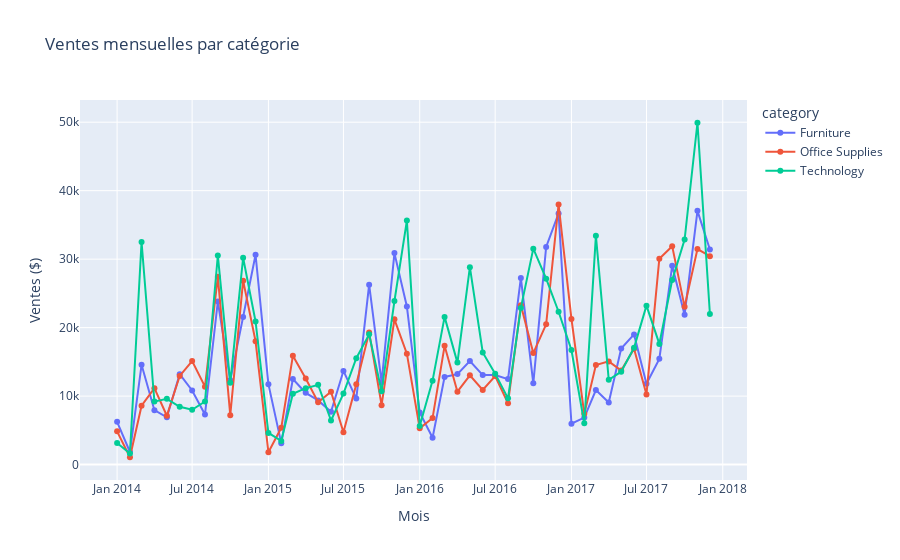

Notebook code for this chart:
### Code cell
import plotly.express as px

monthly_sales = df.copy()
monthly_sales['order_month'] = monthly_sales['order_date'].dt.to_period('M').astype(str)
monthly_summary = monthly_sales.groupby(['order_month', 'category'])['sales'].sum().reset_index()

fig = px.line(
    monthly_summary,
    x='order_month',
    y='sales',
    color='category',
    title="Ventes mensuelles par catégorie",
    markers=True
)
fig.update_layout(xaxis_title="Mois", yaxis_title="Ventes ($)")
fig.show()

### Figure 1 — Plotly figure (JSON) as saved in the notebook; plotly's stock layout.template omitted (floating-point values rounded to 4 significant figures)
{"data": [{"hovertemplate": "category=Furniture<br>order_month=%{x}<br>sales=%{y}<extra></extra>", "legendgroup": "Furniture", "line": {"color": "#636efa", "dash": "solid"}, "marker": {"symbol": "circle"}, "mode": "lines+markers", "name": "Furniture", "orientation": "v", "showlegend": true, "type": "scatter", "x": ["2014-01", "2014-02", "2014-03", "2014-04", "2014-05", "2014-06", "2014-07", "2014-08", "2014-09", "2014-10", "2014-11", "2014-12", "2015-01", "2015-02", "2015-03", "2015-04", "2015-05", "2015-06", "2015-07", "2015-08", "2015-09", "2015-10", "2015-11", "2015-12", "2016-01", "2016-02", "2016-03", "2016-04", "2016-05", "2016-06", "2016-07", "2016-08", "2016-09", "2016-10", "2016-11", "2016-12", "2017-01", "2017-02", "2017-03", "2017-04", "2017-05", "2017-06", "2017-07", "2017-08", "2017-09", "2017-10", "2017-11", "2017-12"], "xaxis": "x", "y": [6243.0, 1840.0, 14570.0, 7945.0, 6913.0, 13210.0, 10820.0, 7320.0, 23820.0, 12300.0, 21560.0, 30650.0, 11740.0, 3134.0, 12500.0, 10480.0, 9375.0, 7714.0, 13670.0, 9639.0, 26270.0, 12030.0, 30880.0, 23090.0, 7623.0, 3926.0, 12800.0, 13210.0, 15120.0, 13070.0, 13070.0, 12480.0, 27260.0, 11870.0, 31780.0, 36680.0, 5964.0, 6866.0, 10890.0, 9066.0, 16960.0, 19010.0, 11810.0, 15440.0, 29030.0, 21880.0, 37060.0, 31410.0], "yaxis": "y"}, {"hovertemplate": "category=Office Supplies<br>order_month=%{x}<br>sales=%{y}<extra></extra>", "legendgroup": "Office Supplies", "line": {"color": "#EF553B", "dash": "solid"}, "marker": {"symbol": "circle"}, "mode": "lines+markers", "name": "Office Supplies", "orientation": "v", "showlegend": true, "type": "scatter", "x": ["2014-01", "2014-02", "2014-03", "2014-04", "2014-05", "2014-06", "2014-07", "2014-08", "2014-09", "2014-10", "2014-11", "2014-12", "2015-01", "2015-02", "2015-03", "2015-04", "2015-05", "2015-06", "2015-07", "2015-08", "2015-09", "2015-10", "2015-11", "2015-12", "2016-01", "2016-02", "2016-03", "2016-04", "2016-05", "2016-06", "2016-07", "2016-08", "2016-09", "2016-10", "2016-11", "2016-12", "2017-01", "2017-02", "2017-03", "2017-04", "2017-05", "2017-06", "2017-07", "2017-08", "2017-09", "2017-10", "2017-11", "2017-12"], "xaxis": "x", "y": [4851.0, 1072.0, 8606.0, 11160.0, 7136.0, 12950.0, 15120.0, 11380.0, 27420.0, 7211.0, 26860.0, 18010.0, 1809.0, 5368.0, 15880.0, 12560.0, 9114.0, 10650.0, 4720.0, 11740.0, 19310.0, 8673.0, 21220.0, 16200.0, 5300.0, 6794.0, 17350.0, 10650.0, 13040.0, 10900.0, 12920.0, 8960.0, 23260.0, 16280.0, 20490.0, 38000.0, 21270.0, 7408.0, 14550.0, 15070.0, 13740.0, 16910.0, 10240.0, 30060.0, 31900.0, 23040.0, 31470.0, 30440.0], "yaxis": "y"}, {"hovertemplate": "category=Technology<br>order_month=%{x}<br>sales=%{y}<extra></extra>", "legendgroup": "Technology", "line": {"color": "#00cc96", "dash": "solid"}, "marker": {"symbol": "circle"}, "mode": "lines+markers", "name": "Technology", "orientation": "v", "showlegend": true, "type": "scatter", "x": ["2014-01", "2014-02", "2014-03", "2014-04", "2014-05", "2014-06", "2014-07", "2014-08", "2014-09", "2014-10", "2014-11", "2014-12", "2015-01", "2015-02", "2015-03", "2015-04", "2015-05", "2015-06", "2015-07", "2015-08", "2015-09", "2015-10", "2015-11", "2015-12", "2016-01", "2016-02", "2016-03", "2016-04", "2016-05", "2016-06", "2016-07", "2016-08", "2016-09", "2016-10", "2016-11", "2016-12", "2017-01", "2017-02", "2017-03", "2017-04", "2017-05", "2017-06", "2017-07", "2017-08", "2017-09", "2017-10", "2017-11", "2017-12"], "xaxis": "x", "y": [3143.0, 1609.0, 32510.0, 9195.0, 9600.0, 8436.0, 8004.0, 9210.0, 30540.0, 11940.0, 30200.0, 20890.0, 4625.0, 3449.0, 10340.0, 11160.0, 11640.0, 6435.0, 10370.0, 15520.0, 19020.0, 10700.0, 23870.0, 35630.0, 5620.0, 12260.0, 21570.0, 14890.0, 28830.0, 16370.0, 13270.0, 9672.0, 22880.0, 31530.0, 27140.0, 22320.0, 16730.0, 6027.0, 33430.0, 12380.0, 13570.0, 17060.0, 23210.0, 17620.0, 26940.0, 32860.0, 49920.0, 21980.0], "yaxis": "y"}], "layout": {"legend": {"title": {"text": "category"}, "tracegroupgap": 0}, "title": {"text": "Ventes mensuelles par catégorie"}, "xaxis": {"anchor": "y", "domain": [0, 1], "title": {"text": "Mois"}}, "yaxis": {"anchor": "x", "domain": [0, 1], "title": {"text": "Ventes ($)"}}}}
